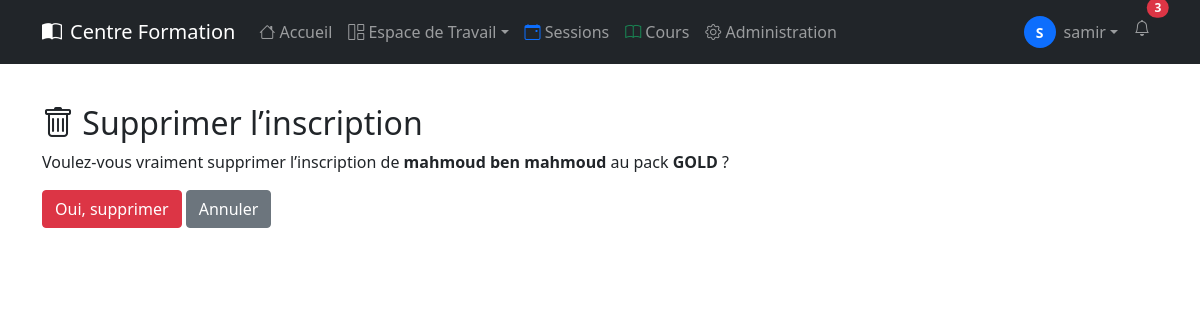
The app's page /apprentis/inscriptions/1/supprimer/ (signed in) with its own data.
### accounts/models.py (models this page shows)
class CustomUser(AbstractUser):
    email = models.EmailField(unique=True, verbose_name='adresse email')
    phone_number = models.CharField(max_length=15, blank=True, null=True)
    date_of_birth = models.DateField(blank=True, null=True)
    profile_picture = models.ImageField(
        upload_to='profile_pics/', blank=True, null=True)
    bio = models.TextField(blank=True, null=True)
    USERNAME_FIELD = 'email'
    REQUIRED_FIELDS = ['username']

### apprentis/models.py (models this page shows, shortened)
class Inscription(models.Model):
    apprenti = models.ForeignKey(
        Apprenti, related_name="inscriptions", on_delete=models.CASCADE)
    pack = models.ForeignKey(PackFormation, related_name="inscriptions",
                             on_delete=models.SET_NULL, null=True, blank=True)
    date_inscription = models.DateTimeField(auto_now_add=True)
    statut = models.CharField(
        max_length=20,
        choices=[("en_attente", "En attente"),
                 ("confirmee", "Confirmée"),
                 ("annulee", "Annulée")],
        default="en_attente"
    )
    class Meta:
        unique_together = ("apprenti", "pack")  # évite les doublons

class Apprenti(models.Model):
    nom = models.CharField(max_length=200, null=True)
    prenom = models.CharField(max_length=200, null=True)
    email = models.EmailField(unique=True, default="migrations@exemple.com")
    date_naissance = models.DateField(null=True, blank=True)
    telephone = models.CharField(max_length=20, blank=True)
    adresse = models.TextField(null=True, blank=True)

### param/models.py (models this page shows, shortened)
class PackFormation(models.Model):
    titre = models.CharField(max_length=200)
    description = models.TextField(blank=True)
    date_debut = models.DateField()
    date_fin = models.DateField()
    prix = models.DecimalField(max_digits=10, decimal_places=2)
    nb_apprentis_max = models.PositiveIntegerField()
    actif = models.BooleanField(default=False)

### apprentis/views.py (the view)
@login_required
def supprimer_inscription(request, inscription_id):
    inscription = get_object_or_404(Inscription, id=inscription_id)
    if request.method == "POST":
        inscription.delete()
        return redirect("apprentis:liste_inscriptions")
    return render(request, "apprentis/supprimer_inscription.html", {"inscription": inscription})

### apprentis/templates/apprentis/supprimer_inscription.html (shortened to what this page needs)
{% extends "base.html" %} {% block content %}
<div class="container mt-4">
  <h2><i class="bi bi-trash"></i> Supprimer l’inscription</h2>
  <p>
    Voulez-vous vraiment supprimer l’inscription de
    <b>{{ inscription.apprenti.nom }} {{ inscription.apprenti.prenom }}</b> au
    pack <b>{{ inscription.pack.titre }}</b> ?
  </p>
  <form method="post">
    <button type="submit" class="btn btn-danger">Oui, supprimer</button>
    <a href="{% url 'apprentis:liste_inscriptions' %}" class="btn btn-secondary"
      >Annuler</a
    >
  </form>
</div>
{% endblock %}

### templates/nav.html (shortened to what this page needs)
<nav class="navbar navbar-expand-lg navbar-dark bg-dark fixed-top" id="navbar">
  <div class="container">
    <a class="navbar-brand d-flex align-items-center" href="{% url 'home' %}">
      <i class="bi bi-book-half me-2"></i>
      Centre Formation
    </a>
    <div class="collapse navbar-collapse" id="navbarNav">
      <ul class="navbar-nav me-auto">
        <li class="nav-item">
          <a class="nav-link" href="{% url 'home' %}"><i class="bi bi-house"></i> Accueil</a>
        </li>
        {% if user.is_authenticated %}
          <li class="nav-item dropdown">
            <a class="nav-link dropdown-toggle" href="#" id="workspaceDropdown" role="button" data-bs-toggle="dropdown" aria-expanded="false"><i class="bi bi-grid-1x2"></i> Espace de Travail</a>
          </li>
          <li class="nav-item">
            <a class="nav-link" href="{% url 'param:sessionsliste' %}"><i class="bi bi-calendar-event text-primary"></i> Sessions</a>
          </li>
          <li class="nav-item">
            <a class="nav-link" href="{% url 'param:coursliste' %}"><i class="bi bi-book text-success"></i> Cours</a>
          </li>
          {% if user.is_staff %}
            <li class="nav-item">
              <a class="nav-link" href="{% url 'admin:index' %}"><i class="bi bi-gear"></i> Administration</a>
            </li>
          {% endif %}
        {% endif %}
      </ul>
      <ul class="navbar-nav ms-auto">
        {% if user.is_authenticated %}
          <li class="nav-item dropdown">
            <a class="nav-link dropdown-toggle d-flex align-items-center" href="#" id="navbarDropdown" role="button" data-bs-toggle="dropdown" aria-expanded="false">
              {% if user.profile_picture %}
                <img src="{{ user.profile_picture.url }}" alt="{{ user.username }}" class="rounded-circle me-2" width="32" height="32" style="object-fit: cover" />
              {% else %}
                <div class="bg-primary rounded-circle d-flex align-items-center justify-content-center me-2" style="width: 32px; height: 32px">
                  <span class="text-white fw-bold small">{{ user.username|first|upper }}</span>
                </div>
              {% endif %}
              <span class="d-none d-md-inline">{{ user.username }}</span>
            </a>
          </li>
          <li class="nav-item">
            <a class="nav-link position-relative" href="#">
              <i class="bi bi-bell"></i>
              <span class="position-absolute top-0 start-100 translate-middle badge rounded-pill bg-danger">
                3
              </span>
            </a>
          </li>
        {% endif %}
      </ul>
    </div>
  </div>
</nav>
<div style="height: 80px"></div>

### records on screen
CustomUser: username|first "S", username "samir"
Inscription: apprenti.nom "mahmoud", apprenti.prenom "ben mahmoud", pack.titre "GOLD"
